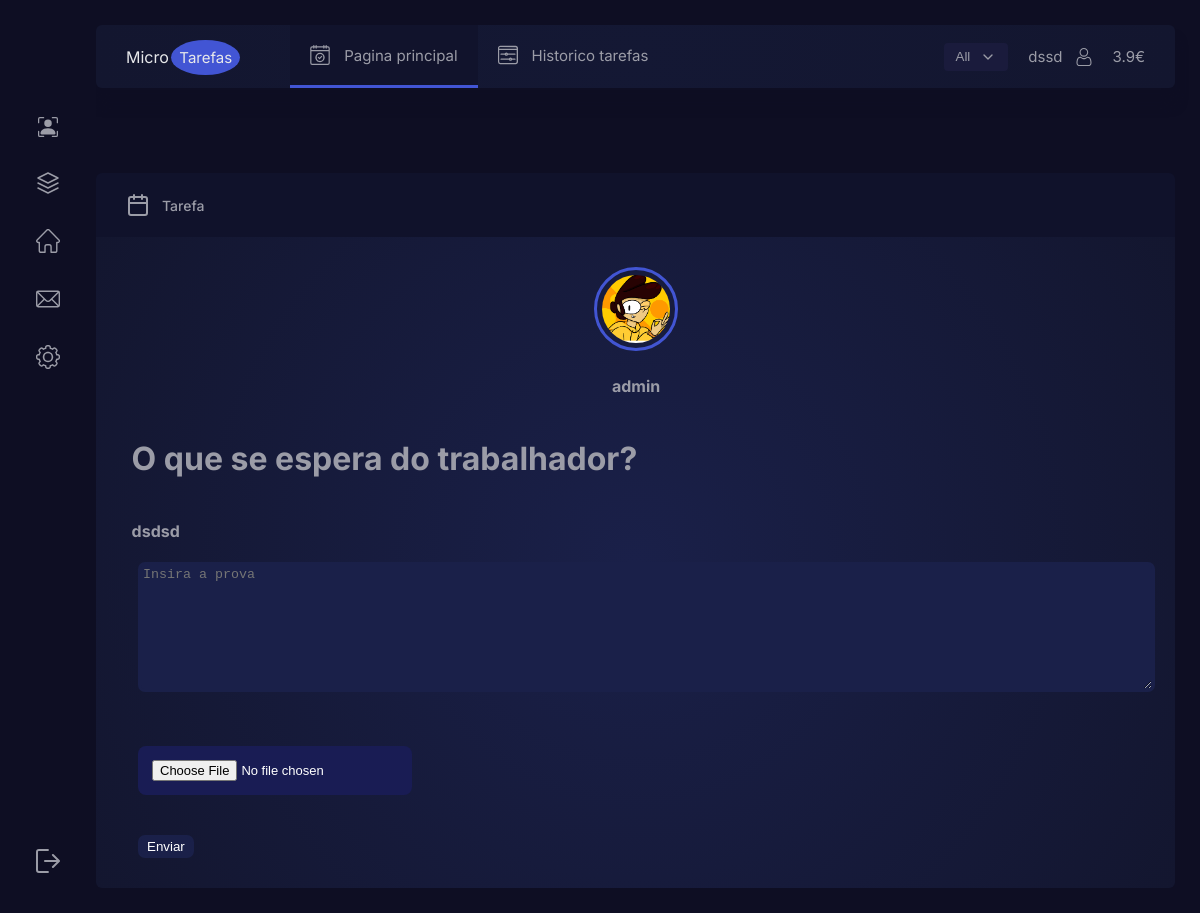
Screenshot of /trabalho.php?id=112 (signed in) with the database file from the repository.
### tables this page shows
CREATE TABLE `utilizador` (
  `id_utilizador` int(11) NOT NULL,
  `nome` varchar(20) NOT NULL,
  `sobrenome` varchar(20) NOT NULL,
  `utilizador` varchar(20) NOT NULL,
  `password` varchar(20) NOT NULL,
  `saldo` float NOT NULL,
  `arquivo` varchar(150) NOT NULL,
  `avaliacao` float NOT NULL
);

CREATE TABLE `arquivo` (
  `id` int(11) NOT NULL,
  `id_utilizador` int(11) NOT NULL,
  `utilizador` varchar(50) NOT NULL,
  `nome` varchar(220) NOT NULL
);

CREATE TABLE `trabalho` (
  `id_trabalho` int(11) NOT NULL,
  `assunto` varchar(35) NOT NULL,
  `descricao` varchar(350) NOT NULL,
  `valor` float NOT NULL,
  `utilizador` varchar(50) DEFAULT NULL,
  `id_categoria` int(11) NOT NULL
);

### trabalho.php (the view, shortened to what this page needs)
<?php
$dbhost = "localhost";
$dbuser = "root";
$dbpass = "";
$dbname = "conect";
$conn = mysqli_connect($dbhost, $dbuser, $dbpass, $dbname);
$id = filter_input(INPUT_GET, 'id', FILTER_SANITIZE_NUMBER_INT);
$logado =$_SESSION['user'];
$utilizador = "SELECT * FROM utilizador where utilizador = '$logado' ";
if($ress=mysqli_query($conn,$utilizador)){
    $valor_saldo = array();
    $ioll = 0;
    while($regg=mysqli_fetch_assoc($ress)){
        $valor_saldo[$ioll] = $regg['saldo'] ;
?>
<!DOCTYPE html>
<html lang="en" >
<head>
  <link rel="stylesheet" href="https://cdnjs.cloudflare.com/ajax/libs/normalize/5.0.0/normalize.min.css">
<link rel="stylesheet" href="css/style.css">
</head>
<body>
<div class="wrapper">
 <div class="left-side">
  <svg viewBox="0 0 24 24" fill="none" stroke="currentColor" stroke-width="1.5" stroke-linecap="round" stroke-linejoin="round">
   <path d="M12 2L2 7l10 5 10-5-10-5zM2 17l10 5 10-5M2 12l10 5 10-5"></path></svg>
 </div>
 <div class="main-container">
  <div class="header">
   <div class="logo">Micro
    <span class="logo-det">Tarefas</span></div>
   <a class="header-link active" href="#">
    Pagina principal
   </a>
   <a class="header-link" href="historico.php">
    Historico tarefas
   </a>
   <div class="user-info">
    <button class="button">All
     <svg xmlns="http://www.w3.org/2000/svg" width="24" height="24" viewBox="0 0 24 24" fill="none" stroke="currentColor" stroke-width="2" stroke-linecap="round" stroke-linejoin="round" class="feather feather-chevron-down">
      <path d="M6 9l6 6 6-6"></path></svg>
    </button>
    <div class="user-name"><?php echo $logado; ?></div>
    <div class="hour"><?php   echo $valor_saldo[$ioll] = $regg['saldo']; ?>€</div>
   </div>
  </div>
  <?php  }}    ?>
  <div class="user-box second-box">
   <div class="cards-wrapper" style="--delay: 1s">
    <div class="cards-header">
     <div class="cards-view">
      <svg viewBox="0 0 24 24" fill="none" stroke="currentColor" stroke-width="2" stroke-linecap="round" stroke-linejoin="round" class="feather feather-calendar">
       <rect x="3" y="4" width="18" height="18" rx="2" ry="2"></rect>
       <path d="M16 2v4M8 2v4M3 10h18"></path>
      </svg>
     Tarefa
     </div>
    </div>
    <div class="cards card">
    <?php
    $sql = "SELECT * FROM trabalho WHERE id_trabalho = '$id' ";
  if($res=mysqli_query($conn,$sql)){
  $trblh_descricao = array();
  $iol = 0;
  while($reg=mysqli_fetch_assoc($res)){
    $trblh_user[$iol] = $reg['utilizador'] ;
    $trblh_descricao[$iol] = $reg['descricao'] ;
    ?>
<?php
$sql  ="SELECT * from arquivo where utilizador = 'leandro' ";
$resultado = $conn->query($sql);
while ($linha = mysqli_fetch_array($resultado)){
    $album [] = $linha;
}
?>
<div class="account-profile">
<?php   foreach ($album as $foto)   {     ?>
     <img src="<?php echo "./foto/".$foto["nome"] ?>" alt="">
     <h4 style="margin-left:1.5%"><?php echo $trblh_user[$iol]; ?></h4>
<?php   }     ?>
</div>
  <h1 style="margin-left:1.5%">O que se espera do trabalhador?</h1>
  <h4 style="margin-left:1.5%"><?php echo $trblh_descricao[$iol]; ?></h4>
  <form method="POST" action="submeter.php" enctype="multipart/form-data">
<div class="utilizador" style=" padding-left: 22px;">
    <textarea  style="border-radius: 7px;color: white;background-color: #1a2049;border: 3px solid #1a2049;    width: 100%;"  maxlength="350"  id="w3review" name="w3review" rows="8"  placeholder="Insira a prova" ></textarea><br>
  <div class="l-containe">
    <div class="button-wrapper">
      <br>  <br>
      <input class="button offer-button" type="file"name="arquivo" id="upload" class="upload-box" placeholder="Upload File"><br>
    </div>
    </div>
    <br><br>
    <button style="border-radius: 7px;color: white;background-color: #1a2049;border: 3px solid #1a2049;" type="submit" name="btn" class="btn btn-primary btn-block btn-large">Enviar</button>
</div>
</form>
    </div>
   </div>
   <?php }}  ?>
</div></div></div></body>
</html>

### css/style.css (style rules this page uses)
:root { --delay: 0s; }
* { outline: none; box-sizing: border-box; }
html { box-sizing: border-box; -webkit-font-smoothing: antialiased; }
img { max-width: 100%; }
body { font-family: "Inter", sans-serif; background-color: #252954; color: #9b9ca7; display: contents; }
.wrapper { background-color: #0e0e23; display: flex; height: 100vh; overflow: hidden; margin: 0 auto; }
.left-side { width: 6rem; display: flex; flex-direction: column; flex-shrink: 0; align-items: center; padding: 117px 0 40px; -webkit-animation: left 1s var(--delay) both; animation: left 1s var(--delay) both; }
.left-side svg { width: 24px; cursor: pointer; }
.left-side svg + svg { margin-top: 34px; }
.left-side svg:last-child { margin-top: auto; }
.main-container { display: flex; flex-direction: column; flex-grow: 1; padding: 25px; overflow: auto; padding-left: 0; }
.header { background: #141834; background: radial-gradient(circle, #141834 0%, #13162f 100%); box-shadow: 0 16px 12px #0e0e23; width: 100%; padding: 0 30px; -webkit-animation: top 1s both; animation: top 1s both; display: flex; align-items: center; border-radius: 6px; font-size: 15px; white-space: nowrap; position: sticky; top: 0; left: 0; z-index: 10; }
.header:before { content: ""; width: 100%; height: 25px; position: absolute; top: -25px; left: 0; background-color: #0e0e23; }
.header-link { color: #9b9ca7; text-decoration: none; display: flex; align-items: center; padding: 20px; transition: 0.3s; border-bottom: 3px solid transparent; transition: 0.3s; }
.header-link svg { width: 20px; margin-right: 14px; }
.header-link.active, .header-link:hover { background: #11132c; border-bottom: 3px solid #4255d4; }
.logo { padding: 20px 50px 20px 0; font-size: 16px; color: #e7e8ea; }
.logo-det { background: #4255d4; padding: 8px; margin-left: -2px; border-radius: 50%; font-size: 15px; }
.user-info { margin-left: auto; display: flex; align-items: center; }
.user-info svg { width: 20px; }
.user-info .profile { margin: 0 20px 0 12px; width: 18px; }
.button { display: inline-flex; align-items: center; color: #9b9ca7; background: #1a1b3c; border: none; padding: 2px 12px; border-radius: 4px; margin-right: 20px; text-decoration: none; }
.button svg { margin-left: 10px; width: 16px; }
.user-box { margin-top: 25px; display: flex; }
.user-box + .user-box { margin-top: 20px; }
.user-box + .user-box .cards-wrapper { margin-left: 0; flex-grow: 1; max-width: none; }
.user-box + .user-box .cards-header { padding: 20px 30px; justify-content: space-between; }
.user-box .cards-header, .user-box .cards-view { display: flex; align-items: center; justify-content: center; }
.user-box .cards-header svg, .user-box .cards-view svg { width: 24px; }
.cards-view > svg { margin-right: 12px; }
.card { background: #1a2049; background: radial-gradient(circle, #1a2049 0%, #13162f 100%); padding: 40px 30px; border-radius: 6px; display: flex; flex-direction: column; flex-grow: 1; width: 100%; }
.offer-button { background: #191c54; padding: 14px; text-align: center; justify-content: center; margin-top: auto; margin-right: 0; color: #fff; font-size: 13px; cursor: pointer; border-radius: 8px; margin-top: 1%; }
.cards-header { background: #10122b; border-radius: 6px 6px 0 0; padding: 20px 45px; font-size: 14px; font-weight: 500; }
.cards-wrapper { margin-left: 20px; max-width: 305px; width: 100%; }
.cards.card { border-radius: 0 0 6px 6px; padding: 30px 20px; }
.account-profile { margin: auto; position: relative; text-align: center; position: relative; }
.account-profile img { width: 84px; height: 84px; border-radius: 50%; -o-object-fit: cover; object-fit: cover; -o-object-position: left; object-position: left; border: 3px solid #4255d3; padding: 5px; }
@media screen and (max-width: 1500px) { .second-box { flex-wrap: wrap; } }
@media screen and (max-width: 1500px) { .second-box .cards-wrapper { margin-top: 40px; width: 66%; } }
.user-box > * { -webkit-animation: top 1s var(--delay) both; animation: top 1s var(--delay) both; }

### rows the page displays
utilizador: saldo "3.9"
trabalho: iol "dsdsd"
arquivo: nome (picture), iol "admin"
